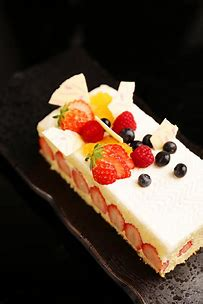
#> input picture robot-and-vision/resource/chapter6/1.jpg, 203 x 304 px
$ python demo12.py
#> lines starting #> are read from the running program, lines starting #| are printed output that depends on the picture
import cv2 as cv
import numpy as np

img = cv.imread("../../resource/chapter6/1.jpg", 1)
#> img is the input picture: shape (304, 203, 3); mean B, G, R 50.8, 64, 81.3
gray = cv.cvtColor(img, cv.COLOR_BGR2GRAY)
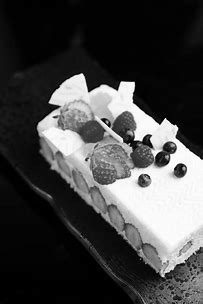
#> gray: shape (304, 203); min 0, max 255, mean 67.7
cv.imshow("gray", gray)

dst = cv.equalizeHist(gray)
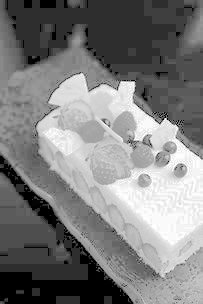
#> dst: shape (304, 203); min 0, max 255, mean 124.6
cv.imshow("dst", dst)
cv.waitKey()
